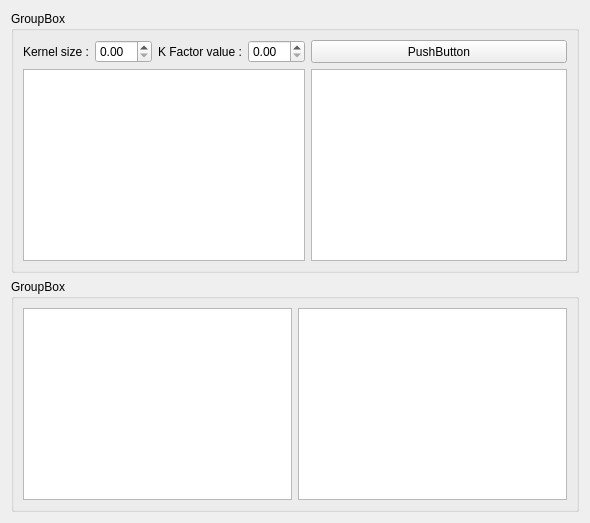
      <widget class="QWidget" name="tab_5">
       <attribute name="title">
        <string>Page</string>
       </attribute>
       <layout class="QGridLayout" name="gridLayout_13">
        <item row="0" column="0">
         <widget class="QGroupBox" name="groupBox_8">
          <property name="title">
           <string>GroupBox</string>
          </property>
          <layout class="QGridLayout" name="gridLayout_14">
           <item row="0" column="1">
            <widget class="QDoubleSpinBox" name="Kernelsize_doubleSpinBox">
             <property name="sizePolicy">
              <sizepolicy hsizetype="Preferred" vsizetype="Fixed">
               <horstretch>0</horstretch>
               <verstretch>0</verstretch>
              </sizepolicy>
             </property>
            </widget>
           </item>
           <item row="0" column="2">
            <widget class="QLabel" name="label_7">
             <property name="text">
              <string>K Factor value :</string>
             </property>
            </widget>
           </item>
           <item row="0" column="0">
            <widget class="QLabel" name="label_6">
             <property name="text">
              <string>Kernel size :</string>
             </property>
            </widget>
           </item>
           <item row="0" column="3">
            <widget class="QDoubleSpinBox" name="kfactor_doubleSpinBox">
             <property name="sizePolicy">
              <sizepolicy hsizetype="Preferred" vsizetype="Fixed">
               <horstretch>0</horstretch>
               <verstretch>0</verstretch>
              </sizepolicy>
             </property>
            </widget>
           </item>
           <item row="1" column="0" colspan="4">
            <widget class="MplWidget" name="unmaskedImage_graphicsView">
             <property name="sizePolicy">
              <sizepolicy hsizetype="Preferred" vsizetype="Preferred">
               <horstretch>0</horstretch>
               <verstretch>0</verstretch>
              </sizepolicy>
             </property>
            </widget>
           </item>
           <item row="0" column="4" colspan="3">
            <widget class="QPushButton" name="pushButton">
             <property name="sizePolicy">
              <sizepolicy hsizetype="Preferred" vsizetype="Preferred">
               <horstretch>0</horstretch>
               <verstretch>0</verstretch>
              </sizepolicy>
             </property>
             <property name="text">
              <string>PushButton</string>
             </property>
            </widget>
           </item>
           <item row="1" column="4" colspan="3">
            <widget class="MplWidget" name="maskedImage_graphicsView">
             <property name="sizePolicy">
              <sizepolicy hsizetype="Preferred" vsizetype="Preferred">
               <horstretch>0</horstretch>
               <verstretch>0</verstretch>
              </sizepolicy>
             </property>
            </widget>
           </item>
          </layout>
         </widget>
        </item>
        <item row="1" column="0">
         <widget class="QGroupBox" name="groupBox_9">
          <property name="title">
           <string>GroupBox</string>
          </property>
          <layout class="QGridLayout" name="gridLayout_15">
           <item row="0" column="0">
            <widget class="MplWidget" name="saltpaper_graphicsView">
             <property name="sizePolicy">
              <sizepolicy hsizetype="Preferred" vsizetype="Preferred">
               <horstretch>0</horstretch>
               <verstretch>0</verstretch>
              </sizepolicy>
             </property>
            </widget>
           </item>
           <item row="0" column="1">
            <widget class="MplWidget" name="withnosaltpaper_graphicsView">
             <property name="sizePolicy">
              <sizepolicy hsizetype="Preferred" vsizetype="Preferred">
               <horstretch>0</horstretch>
               <verstretch>0</verstretch>
              </sizepolicy>
             </property>
            </widget>
           </item>
          </layout>
         </widget>
        </item>
       </layout>
      </widget>
